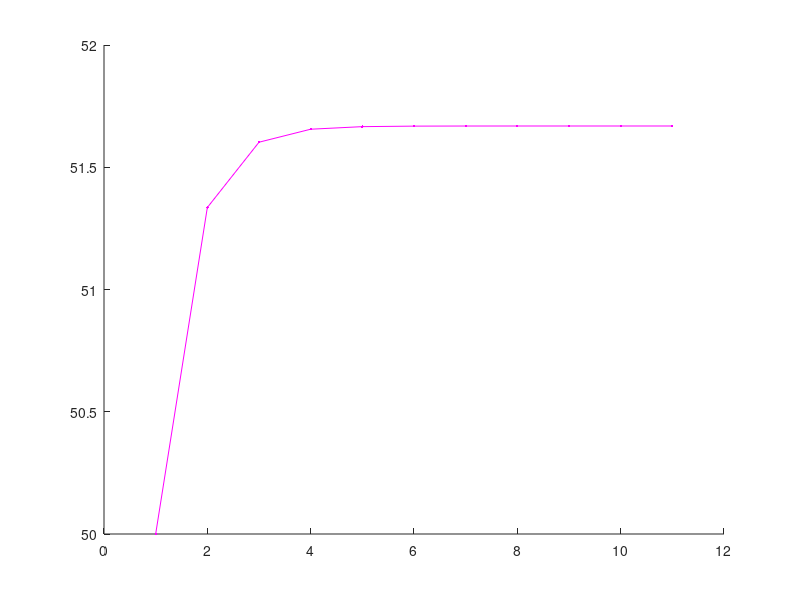

Recreate this plot in MATLAB.
clear, clc

Wguess = 50;
W = Wguess;
for i = 1:10
    Wto(i) = W;

    %s = 7.12;
    S = 3.7; %W/(.5*.00238*60^2 * 1.2 );
    A = 8; %8.68;
    Sh = 0.46;
    Sv = .37;
    bh = 1.36;
    bv = 0.74;
    
    hac = 0.25;
    c = 0.68;
    ch = 0.34;
    cv = .49;
    hach = 0.25;
    hacv = 0.25;
    
% Component Weight Estimates- Nicolai
% Wing Weight 
    
    N=6.6; %Ultimate Load Factor (1.5 times limit load factor)(GIVEN)
    Delta=0*pi/180;%Deg %Wing 1/4 chord sweep angle
    tr=1; %Taper Ratio
    tc=0.12; %Maximum Thickness Ratio (GIVEN)
    Ve=80;%kts %Equivalent Vmax at SL

    Ww=96.948*((W*N/10^5)^0.65*(A/cos(Delta))^0.57*(S/100)^0.61*((1+tr)/(2*tc))^0.36*(1+Ve/500)^0.5)^0.993

%% Fuselage Weight

    lf= 4; %ft %Fuselage Length
    WF=.80; %ft %Fuselage Width
    D=1/24; %ft %Fuselage Max Depth

    Wf=200*((W*N/10^5)^0.286*(lf/10)^0.857*((WF+D)/10)*(Ve/100)^0.338)^1.1

%% Horizontal Tail Weight

    lh=35 / 12 + (.5 - hac) * c - (.5 - hach) * ch; %ft %Distance from Wing MACto Tail MAC
    thr=ch*.12*12; %inches %horizontal tail max root thickness (chord * thick/chord)

    Wht=127*((W*N/10^5)^0.87*(Sh/100)^1.2*(lh/10)^0.483*(bh/thr)^0.5)^0.458

%% Vertical Tail Weight

    tvr=cv*.12*12; %in %Vertical Tail Max Root Thickness (chord * thick/chord * in/ft)

    Wvt= (2)* 98.5*((W*N/10^5)^0.87*( (.5)* Sv/100)^1.2*( (.5)* bv/tvr)^0.5)^0.458

%% Landing Gear Weight

%Llg=18; %in    %Length of Main Landing Gear Strut
%Nland=2; %Ultimate Load Factor at Wland
%Wlg=0.054*(Llg)^0.501*(W*Nland)^0.684

%don't need niccolai if we have specific landing gear
    Wlg = 1.5;

%% TOTAL STRUCTURAL WEIGHT
    Wstruct=Ww+Wf+Wht+Wvt+Wlg

%% Total Propulsion Unit (minus Fuel system) Weight

    Weng=3.3; %(lbs) %Bare Engine Weight
    Neng=1; %# Engines

    Wp=2.575*(Weng)^0.922*Neng %this equation likely over-estimates propulsion unit weight for a small UAV

%% Fuel Weight

    Wfu = 5; %(lbs)

%% Fuel System Weight

%rhof = 6.739; %lb/gal fuel mass density JP-8
%Fg = Wfu / rhof; %gal %Total Fuel
%tankint=1; %percent %Percent of Fuel Tanks that are integral
%Nt=2; %Number of Separate Fuel Tanks
%Wfs=2.49*((Fg)^0.6*(1/(1+tankint))^0.3*Nt^0.2*Neng^0.13)^1.21

% specific fuel system weights (fuel tanks, lines) likely can be found for your aircraft, if so, use those actual values instead of the niccolai equations.
    Wfs = .25;
%% Surface Controls Weight

    Wsc=1.066*W^0.626;
%% Avionics Weight - use weights of specific sensors you choose
    Wau=1
%% Payload Weight
    Wpl=20;
%% TOTAL WEIGHT
    Wto(i)=Wstruct+Wp+Wfs+Wsc+Wpl+Wfu
    W = Wto(i)
end
%figure; grid on;
hold on

plot([Wguess Wto], '.-m')